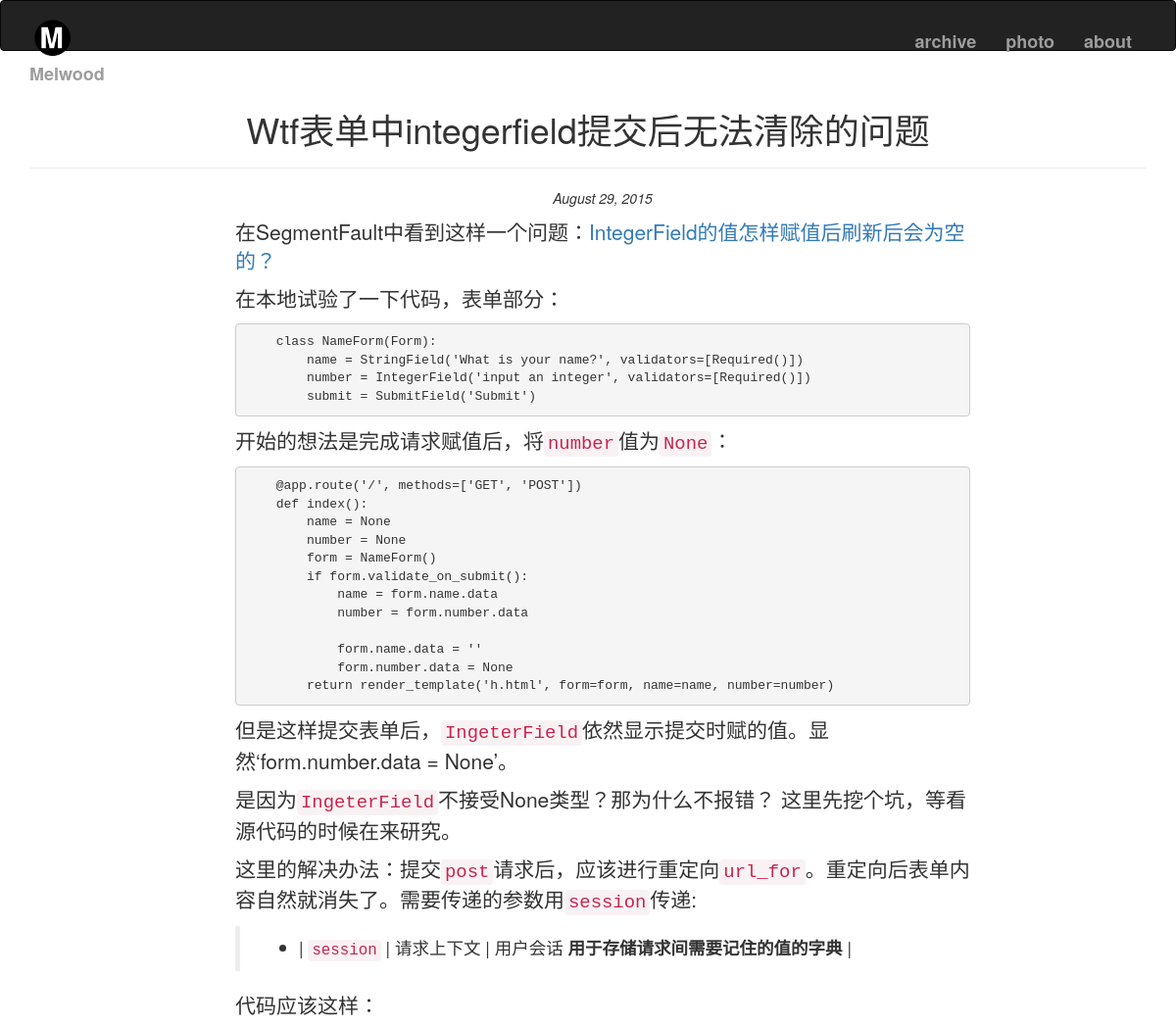
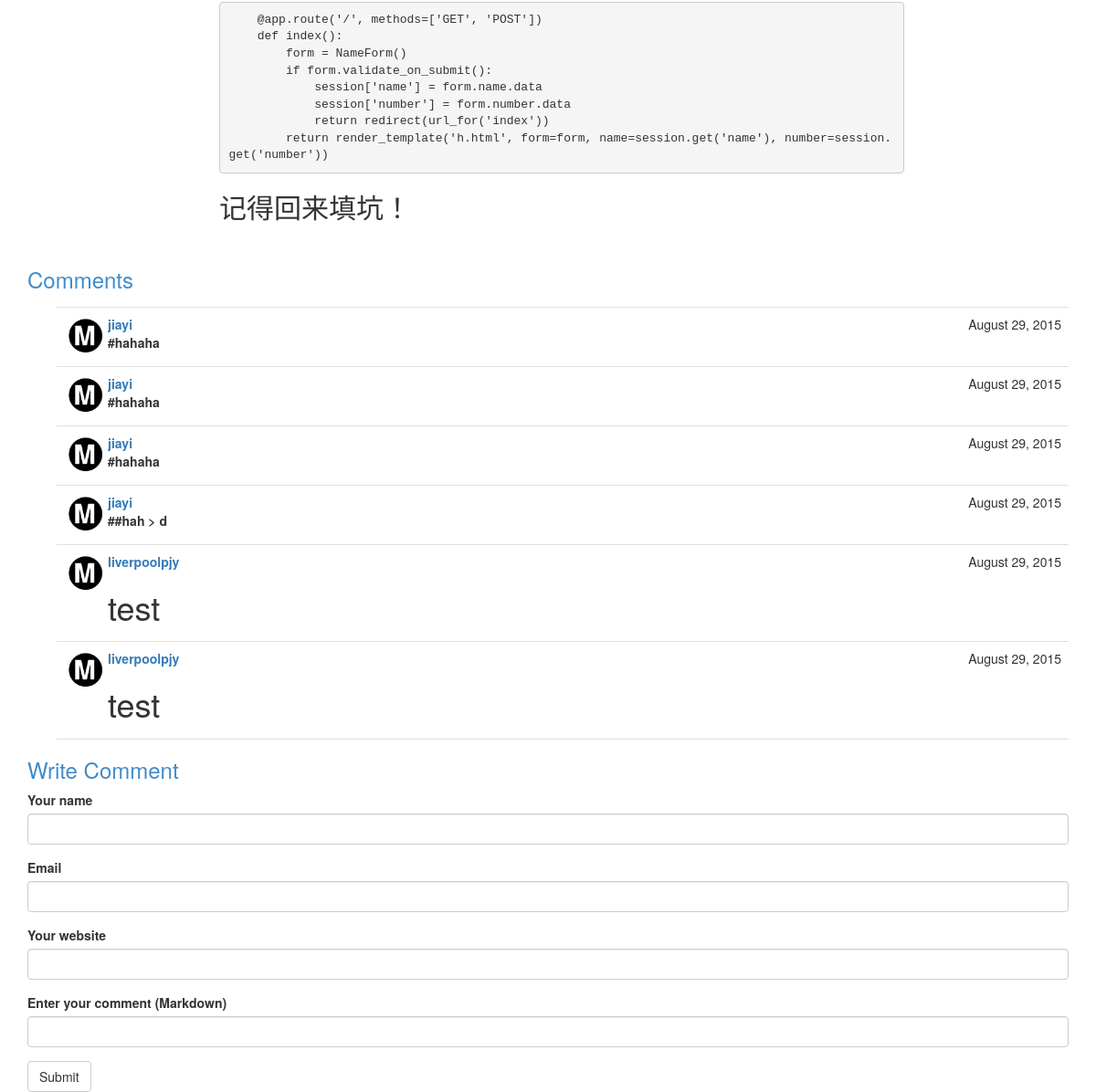
The page /post/14 on the database its author committed (2 pictures, top to bottom).
### app/models.py (models this page shows, shortened)
class Post(db.Model):
    __tablename__ = 'posts'
    id = db.Column(db.Integer, primary_key=True)
    title = db.Column(db.Text)
    body = db.Column(db.Text)
    body_html = db.Column(db.Text)
    timestamp = db.Column(db.DateTime(), index=True, default=datetime.utcnow)
    comments = db.relationship('Comment', backref='post', lazy='dynamic')

class Comment(db.Model):
    __tablename__ = 'comments'
    id = db.Column(db.Integer, primary_key=True)
    body = db.Column(db.Text)
    body_html = db.Column(db.Text)
    timestamp = db.Column(db.DateTime, index=True, default=datetime.utcnow)
    author_name = db.Column(db.String(64))
    author_website = db.Column(db.String(64))
    author_email = db.Column(db.String(64))
    post_id = db.Column(db.Integer, db.ForeignKey('posts.id'))

### app/main/views.py (the view, shortened to what this page needs)
@main.route('/post/<int:id>', methods=['GET', 'POST'])
def post(id):
    post = Post.query.get_or_404(id)
    form = CommentForm()
    comments = post.comments.order_by(Comment.timestamp.asc()).all()
    return render_template('post.html', post=post, form=form, comments=comments)

### app/main/forms.py
class CommentForm(Form):
    author_name = StringField('Your name', validators=[Required(), Length(1, 64)])
    author_email = StringField('Email', validators=[Required(), Length(1, 64), Email()])
    author_website = StringField('Your website', validators=[Length(0, 64)])
    body = PageDownField('Enter your comment (Markdown)', validators=[Required()])
    submit = SubmitField('Submit')

### app/templates/post.html
{% extends "base.html" %}
{% import "bootstrap/wtf.html" as wtf %}
{% block page_content %}
<div class="page-header">
	<h1 class="text-center">{{ post.title | title }}</h1>
</div>
<div class="container">
	<div class="row">
		<div class="post-date text-center">
			<p><i>{{ moment(post.timestamp).format('LL') }}</i></p>
		</div>
	</div>
	<div class="row">
		<div class="col-md-2"></div>
		<div class="col-md-8 lead">
			{% if post.body_html %}
				{{ post.body_html | safe }}
			{% else %}
              			{{ post.body }}
              		{% endif %}
		</div>
		<div class="col-md-2"></div>
	</div>
</div>
<h3 style="color:#428bca;">Comments</h3>
{% include '_comments.html' %}
<h3 style="color:#428bca;">Write Comment</h3>
{{ wtf.quick_form(form) }}
{% endblock %}

### app/templates/_comments.html
<ul class="comments">
	{% for comment in comments %}
	<li class="comment">
		<div class="comment-thumbnail">
			<a href="{% if  comment.author_website %}{{ comment.author_website}}{% else %}{{ url_for('.post', id=post.id) }}{% endif %}">
			<img class="img-rounded profile-thumbnail" src="{{ url_for('static', filename='M48.ico') }}">
			</a>
		</div>
		<div class="comment-content">
			<div class="comment-date">{{ moment(post.timestamp).format('LL') }}</div>
			<div class="comment-author">
				<a href="{% if  comment.author_website %}{{ comment.author_website}}{% else %}{{ url_for('.post', id=post.id) }}{% endif %}">
				{{ comment.author_name }}
				</a>
				<div class="comment-body">
					{% if comment.body_html %}
 						{{ comment.body_html | safe }}
 					{% else %}
						{{ comment.body }}
					{% endif %}
				</div>
			</div>
		</div>
	</li>
	{% endfor %}
</ul>

### app/static/styles.css (style rules this page uses)
ul.comments { list-style-type: none; padding: 0px; margin: 16px 0px 0px 0px; bborder-top: 1px solid #e0e0e0; }
ul.comments li.comment { margin-left: 32px; padding: 8px; border-bottom: 1px solid #e0e0e0; }
ul.comments li.comment:nth-child(1) { border-top: 1px solid #e0e0e0; }
div.comment-date { float: right; }
div.comment-author { font-weight: bold; }
div.comment-thumbnail { position: absolute; }
div.comment-content { margin-left: 48px; min-height: 48px; }

### rows shown on the page
Post: title "Wtf表单中integerfield提交后无法清除的问题", timestamp "August 29, 2015", body_html "在SegmentFault中看到这样一个问题： IntegerField的值怎样赋值后刷新后会为空的？ 在本地试验了一下代码，表单部分： class NameForm(Form): name = StringField('What is your name?', validators=[Required()]) number = IntegerField('input an integer', validators=[Required()]) submit = SubmitField('Submit') 开始的想法是完成请求赋值后，将 number 值为 None ： @app.route('/', methods=['GET', 'POST']) def index(): name = None number = None form = NameForm() if form.validate_on_submit(): name = form.name.data number = form.number.data form.name.data = '' form.number.data = None return render_template('h.html', form=form, name=name, number=number) 但是这样提交表单后， IngeterField 依然显示提交时赋的值。显然‘form.number.data = None’。 是因为 IngeterField 不接受None类型？那为什么不报错？ 这里先挖个坑，等看源代码的时候在来研究。…"
Comment: author_name "jiayi", body "#hahaha"
Comment: author_name "jiayi", body "#hahaha"
Comment: author_name "jiayi", body "#hahaha"
Comment: author_name "jiayi", body "##hah > d"
Comment: author_name "liverpoolpjy", body_html "test"
Comment: author_name "liverpoolpjy", body_html "test"
